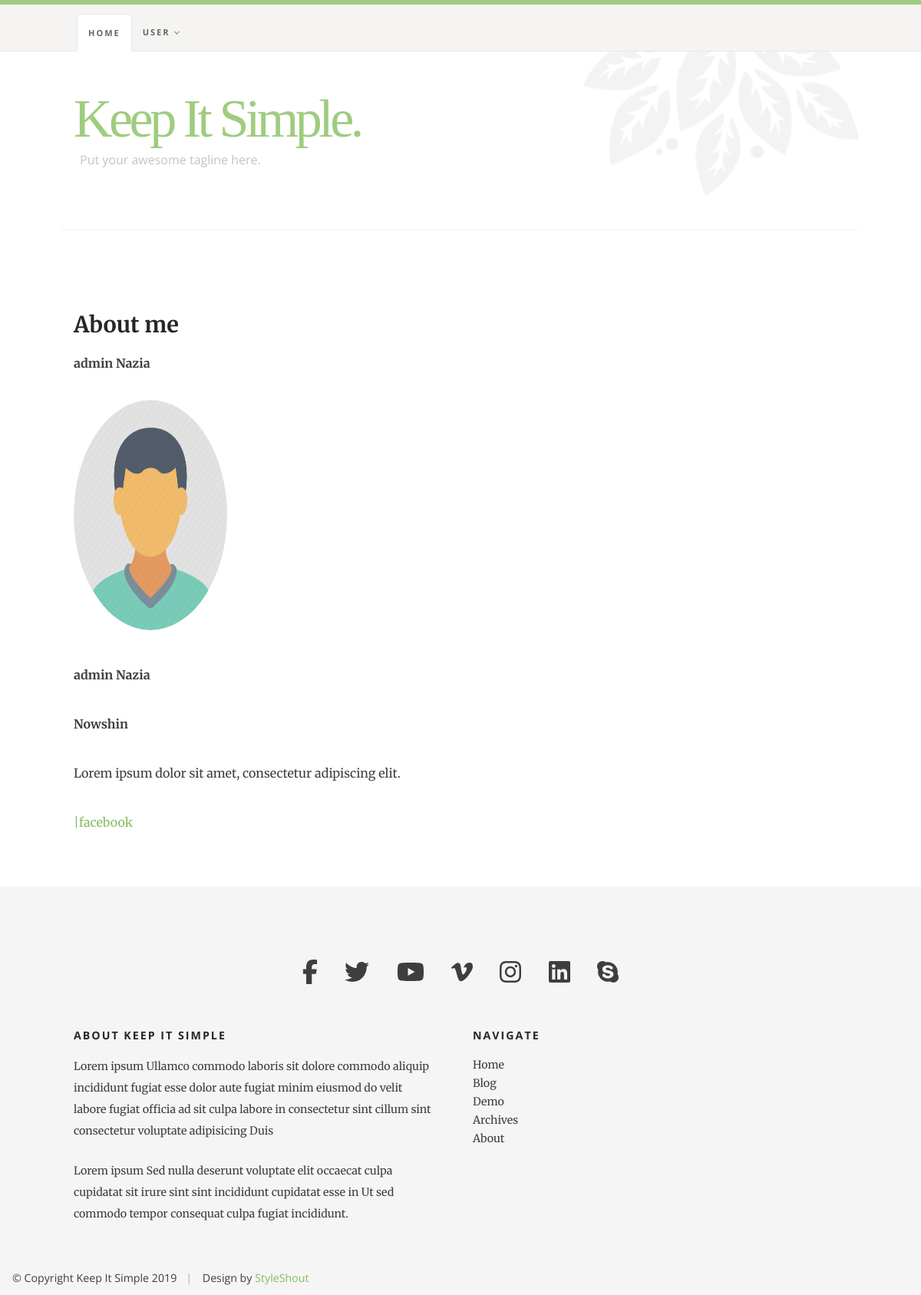
Screenshot of /members/1/public_profile/ with the database file from the repository.
### theblog/models.py (models this page shows, shortened)
class ProfileModel(models.Model):
    user = models.OneToOneField(User, null=True, on_delete=models.CASCADE)
    bio = models.TextField(max_length=100)
    profile_pic = models.ImageField(null=True,blank=True, upload_to ="images/")
    facebook = models.CharField(max_length=100 ,null=True,blank=True)
    twitter = models.CharField(max_length=100,null=True,blank=True)
    instagram = models.CharField(max_length=100,null=True,blank=True)
    linkedin = models.CharField(max_length=100,null=True,blank=True)

### members/views.py (the view)
# urls.py: path('<int:pk>/public_profile/', PublicProfile.as_view(), name="PublicProfile"),
class PublicProfile(DetailView):
    model=ProfileModel
    template_name = 'registration/public_profile.html'
    def get_context_data(self, *args , **kwargs):
        users = ProfileModel.objects.all()
        context=super(PublicProfile,self).get_context_data(*args , **kwargs)
        page_user=get_object_or_404(ProfileModel, id=self.kwargs['pk'])
        context['page_user']=page_user
        return context

### members/templates/registration/public_profile.html (shortened to what this page needs)
{% extends 'base.html' %}
{% load static %}
        {% block content %}
    <div class="row">
        <div class="s-content__main large-8 column ">
                    <h2><strong>About me </strong></h2>
                    <p><strong>{{page_user.user.first_name}}</strong></p>
                        <p class = 'small text-muted'>
                            {% if page_user.profile_pic %}
                                <img class ="img-fluid" width="200" height="200" src = "{{page_user.profile_pic.url}}">
                            {% else %}
                                <img class ="demo-image" src = "{% static 'images/pro-pic.png' %}" width="200" height="200">
                            {% endif %}
                            <p><strong>{{page_user.user.first_name}}</strong></p>
                            <p><strong>{{page_user.user.last_name}}</strong></p>
                            {% if page_user.bio %}
                                <p >{{page_user.bio}}</p>
                            {% endif %}
                            {% if page_user.facebook %}
                                <a href="{{page_user.facebook}}">|facebook</a>
                            {% endif %}
                        </p>
        </div>
    </div>
     </div>
{% endblock %}

### theblog/static/css/base.css (style rules this page uses)
html { line-height: 1.15; -webkit-text-size-adjust: 100%; }
body { margin: 0; }
a { background-color: transparent; }
b, strong { font-weight: bolder; }
img { border-style: none; border-radius: 50%; }
.demo-image { border-style: none; border-radius: 50%; }
html { font-size: 62.5%; -webkit-box-sizing: border-box; box-sizing: border-box; }
*, *::before, *::after { -webkit-box-sizing: inherit; box-sizing: inherit; }
body { font-weight: normal; line-height: 1; word-wrap: break-word; -moz-font-smoothing: grayscale; -moz-osx-font-smoothing: grayscale; -webkit-font-smoothing: antialiased; -webkit-overflow-scrolling: touch; -webkit-text-size-adjust: none; }
svg, img, video embed, iframe, object { max-width: 300px; height: 300px; border-radius: 0%; }
div, dl, dt, dd, ul, ol, li, h1, h2, h3, h4, h5, h6, pre, form, p, blockquote, th, td { margin: 0; padding: 0; }
p { font-size: inherit; text-rendering: optimizeLegibility; }
strong, b { font-weight: bold; line-height: inherit; }
a { text-decoration: none; line-height: inherit; }
.row { width: 100%; max-width: 1040px; margin: 0 auto; display: -ms-flexbox; display: -webkit-box; display: flex; -ms-flex-flow: row wrap; -webkit-box-orient: horizontal; -webkit-box-direction: normal; flex-flow: row wrap; }
.column { -ms-flex: 1 1 0%; -webkit-box-flex: 1; flex: 1 1 0%; padding: 0 30px; }
.large-8 { -ms-flex: 0 0 66.66667%; -webkit-box-flex: 0; flex: 0 0 66.66667%; max-width: 66.66667%; }
@media screen and (max-width:1200px) { .column { padding: 0 16px; } }

### theblog/static/css/main.css (style rules this page uses)
html { font-size: 10px; }
html, body { height: 100%; }
body { background: #f5f5f5; font-family: "Merriweather", serif; font-size: 1.6rem; font-style: normal; font-weight: normal; line-height: 2; color: #3e3e3e; margin: 0; padding: 0; position: relative; }
a { color: #84be5b; -webkit-transition: all 0.3s ease-in-out; transition: all 0.3s ease-in-out; }
h1, h2, h3, h4, h5, h6, .h1, .h2, .h3, .h4, .h5, .h6 { font-family: "Open Sans", sans-serif; font-weight: 600; font-style: normal; color: #272727; -webkit-font-variant-ligatures: common-ligatures; font-variant-ligatures: common-ligatures; text-rendering: optimizeLegibility; }
h1, .h1, h2, .h2, h3, .h3, h4, .h4 { margin-top: 6rem; margin-bottom: 1.6rem; }
h2, .h2 { font-size: 2.883rem; line-height: 1.249; }
p img { margin: 0; }
em, i, strong, b { font-size: inherit; line-height: inherit; }
strong, b { font-family: "Merriweather", serif; font-weight: 700; }
input, textarea, select, pre, blockquote, figure, table, p, ul, ol, dl, form, .video-container, .ss-custom-select { margin-bottom: 3.2rem; }
::placeholder { color: #8c8c8c; }
.s-content__main { padding-right: 4.6rem; }
@media screen and (max-width:1200px) { .s-content__main { padding-right: 3.6rem; } }

### rows the page displays
ProfileModel: user.first_name "admin Nazia", user.last_name "Nowshin", bio "Lorem ipsum dolor sit amet, consectetur adipiscing elit."
